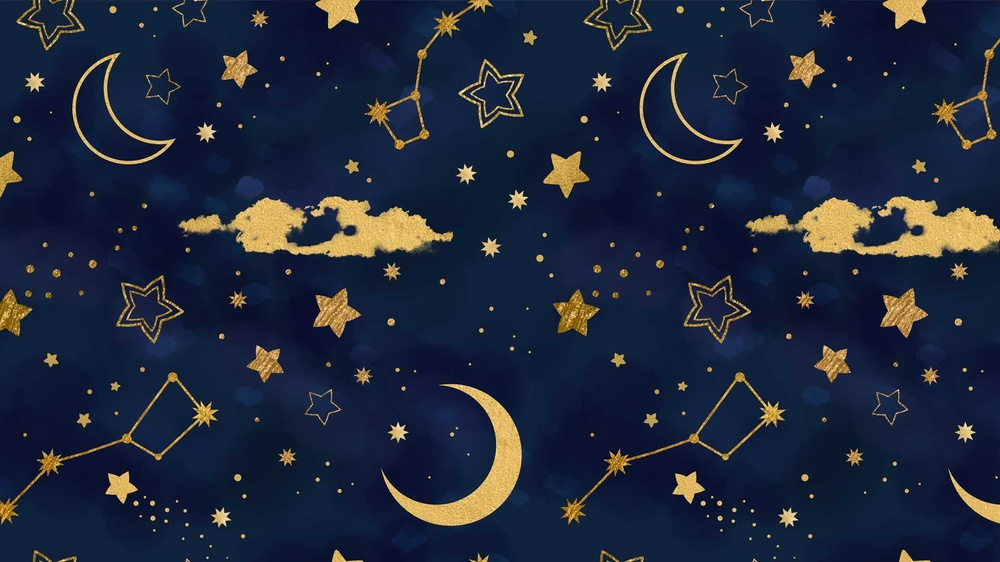
#> input picture HA1/Nabila_Adawy_DSP_HA1/Images/stars.jpg, 1000 x 562 px, shrunk from 1920 x 1080 before the run, found by its file name
$ jupyter execute Nabila_DSP_HA1.ipynb
#> lines starting #> are read from the running program, lines starting #| are printed output that depends on the picture
Nabila Adawy

n.roshdy@innopolis.university

B19-RO-01

Digital Signal Processing

Home Assignment 1

# Task 1

[cell 1]
from numpy.fft import fft, ifft, fft2, ifft2,fftfreq, fftshift, ifftshift
from numpy import linspace, sin, pi, conjugate
import matplotlib.image as mpimg
from matplotlib.pyplot import *
import numpy as np
import math

Noisy and Clean Signal Visualization

[cell 2]
y, y_e = [], []
n = 10000
T = linspace(0, 1, n)
for t in T:
  y_i = sin(2*pi*50*t) + sin(2*pi*120*t)
  y.append(y_i)

noise = np.random.normal(0.5,1.8,10000)
y_e = y + noise

figure(figsize=(30,10))
plot(T, y_e, lw=1, color='orange', label="noise signal", alpha = 0.8)
plot(T, y, color='k', linestyle='--', label="clean signal")
legend()
xlim([0,1])
xlabel("t")
ylabel("y(t)")
grid(True)
show()
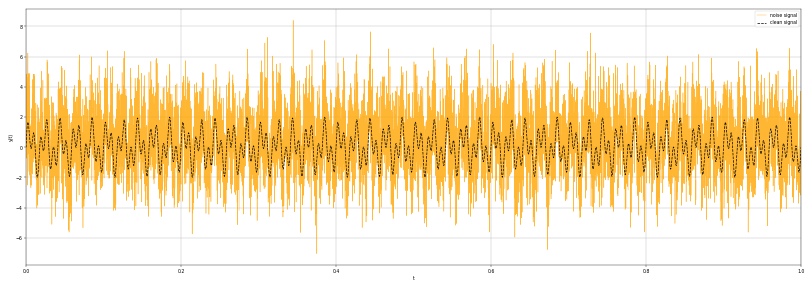
#> figure drawn by matplotlib, 1 panel; curve peaks at x = 0.345, y = 8.4; curve peaks at x = 0.585, y = 1.99

Fast Fourier Transform of the discretized function yϵ(t) and PDS Visualization

[cell 3]
y_fft = fft(y_e)
conj = conjugate(y_fft)
PDS = (y_fft * conj)/n
figure(figsize=(30,10))
plot(T, PDS.real, lw=1, color='red', label="PDS", alpha = 0.8)
legend()
xlim([0,1])
# ylim([0,35])
xlabel("freq")
ylabel("PDS")
grid(True)
show()
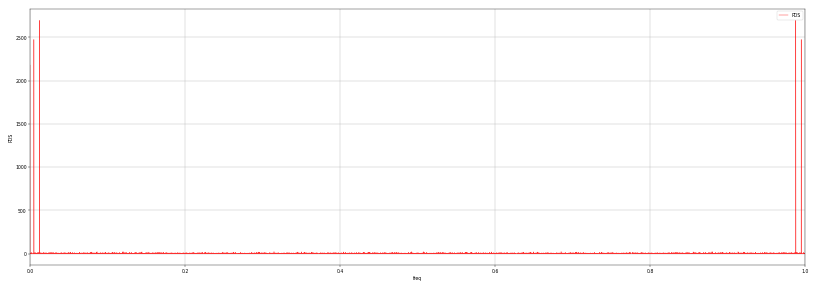
#> figure drawn by matplotlib, 1 panel; curve peaks at x = 0.012, y = 2696.9

Filtering the PDS from noise and visualizing it with the original PDS

[cell 4]
tau = 100
PDS_clean, index = [],[]
for i in range(len(PDS)):
  if PDS[i] > tau:
    PDS_clean.append(PDS[i])
    index.append(i)
  else: PDS_clean.append(0)

PDS_clean = np.array(PDS_clean)

figure(figsize=(30,10))
plot(T, PDS.real, lw=1, color='red', label="noisy PDS", alpha=0.8)
plot(T, PDS_clean.real, lw=1, color='green', label="clean PDS")
legend()
xlim([0,1])
# ylim([0,40])
xlabel("freq")
ylabel("PDS")
grid(True)
show()
#> figure, not shown here; curve peaks at x = 0.012, y = 2696.9; curve peaks at x = 0.012, y = 2696.9

Closer view of the Noisy and Filtered PDS Signal

[cell 5]
PDS_clean = np.array(PDS_clean)

figure(figsize=(30,10))
title("closer view")
plot(T, PDS.real, lw=1, color='red', label="noisy PDS", alpha=0.8)
plot(T, PDS_clean.real, lw=1, color='green', label="clean PDS")
legend()
xlim([0,1])
ylim([0,40])
xlabel("freq")
ylabel("PDS")
grid(True)
show()
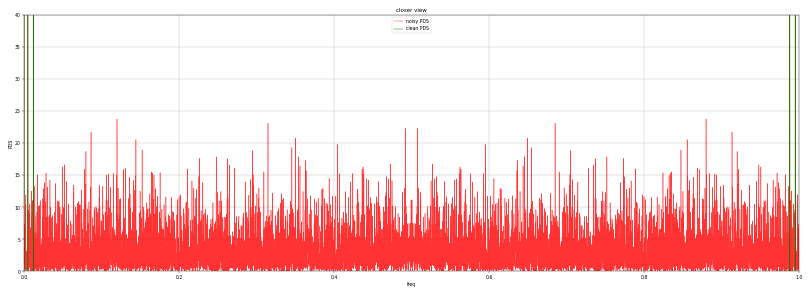
#> figure drawn by matplotlib, 1 panel; curve peaks at x = 0.012, y = 2696.9; curve peaks at x = 0.012, y = 2696.9

Filtering the discretized function yϵ(ω) and comput Inverse Fast Fourier Transform to reconstruct the original function.

[cell 6]
for i in range(len(y_fft)):
  if i not in index:
    y_fft[i] = 0

inv = ifft(y_fft)

figure(figsize=(30,10))
plot(T, inv.real, lw=1, color='purple', label="reconstructed signal")
legend()
xlim([0,1])
ylim([-8,8])
xlabel("t")
ylabel("y(t)")
grid(True)
show()
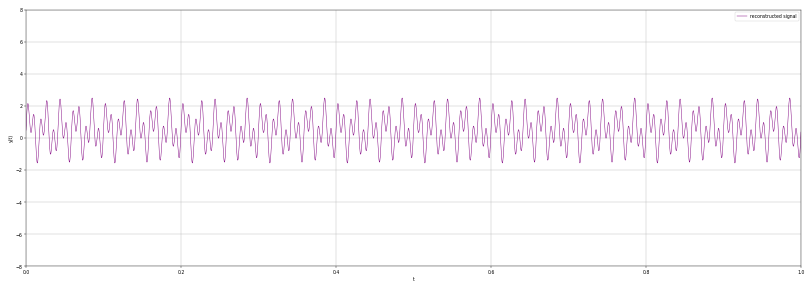
#> figure drawn by matplotlib, 1 panel; curve peaks at x = 0.0853, y = 2.49

# Task 2

Importing the Image and Display it

[cell 7]
pic = mpimg.imread('stars.jpg')
#> pic is the input picture: shape (562, 1000, 3); mean R, G, B 32.8, 40.9, 59.5
title("Original Image")
imshow(pic)
show()
print(pic.shape)
#| (562, 1000, 3)

Converting the Image into Gray Scale Format

[cell 8]
gray = lambda rgb : np.dot(rgb[... , :3] , [0.299 , 0.587, 0.114])
gray_pic = gray(pic)
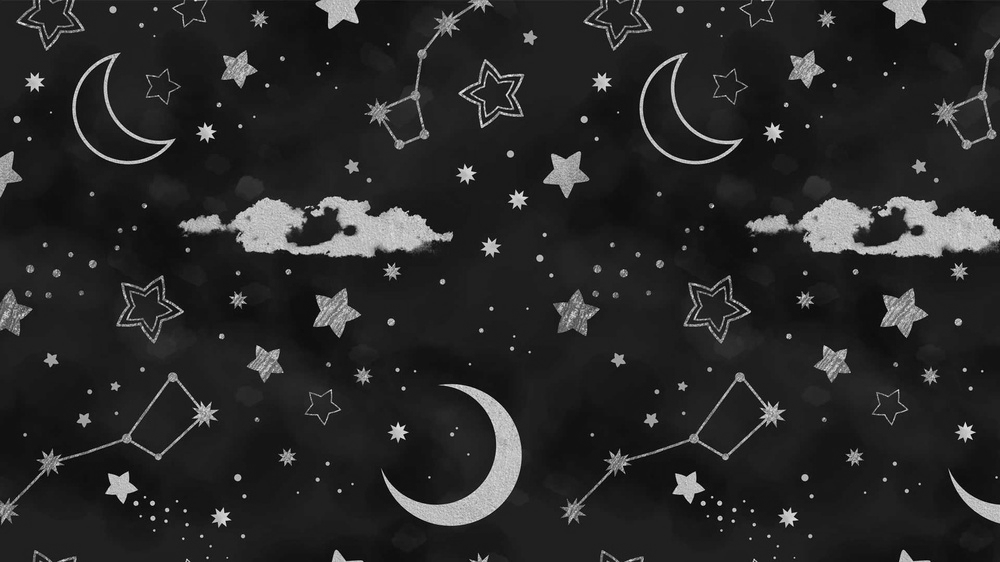
#> gray_pic: shape (562, 1000) float64; min 1.1, max 251, mean 40.6
title("Image in gray scale format")
imshow(gray_pic,cmap = get_cmap(name = 'gray'))
show()

Computing Fast Fourier Transform of the image and showing the obtained spectrum (after shifting the zero-frequency)

Computing the absolute of the spectrum, adding 1 and taking the natural logarithm.

[cell 9]
f2_A = fftshift(fft2(gray_pic))
spec = np.log(np.abs(f2_A)+1)
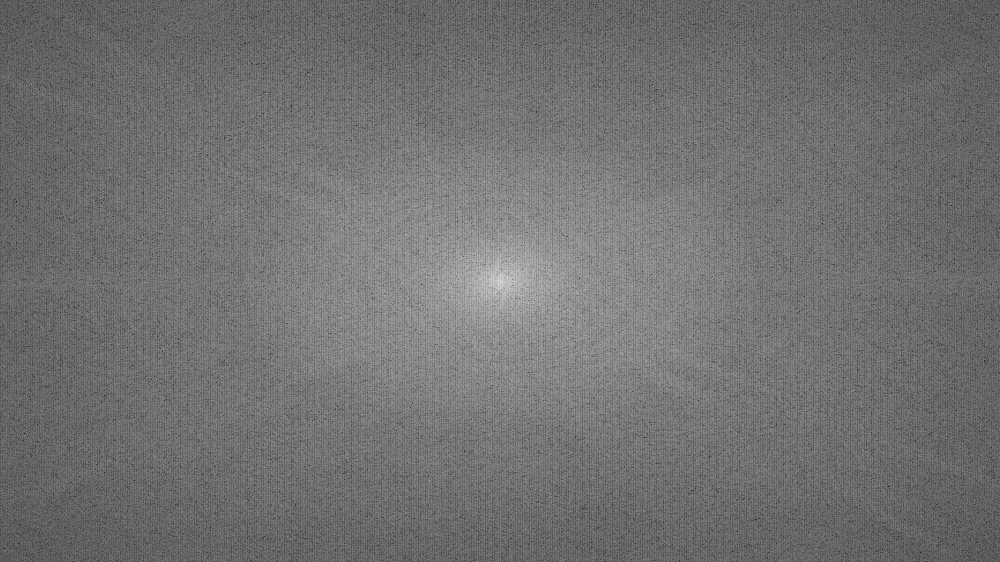
#> spec: shape (562, 1000) float64; min 1.87, max 16.94, mean 8.59; drawn with min black and max white
title("Image Spectrum")
imshow(spec, cmap = get_cmap(name = 'gray'))
show()

Reducing the dimensionality of the image from 2D array into 1D array. Then taking the absolute and Sorting it.

[cell 10]
w = f2_A.shape[0]
#> w = 562
h = f2_A.shape[1]
#> h = 1000

f_resh = np.reshape(f2_A, w*h)
A_f = np.abs(f_resh)
a = np.sort(A_f)

Setting a Value for τ, and Defining the threshold.

[cell 11]
tau = 0.1
b = math.floor((1-tau)*w*h)
#> b = 505800
threshold = a[b]
#> threshold = 21275.6

Filtering the spectrum by keeping the elements that are bigger than the threshold

[cell 12]
indices = []
A_f_spec = []
for i in range(len(A_f)):
  if A_f[i] > threshold:
    A_f_spec.append(A_f[i])
    indices.append(i)
  else:
    A_f_spec.append(0)
#> after the loop, A_f_spec = 562000 items; indices = 56199 items

A_f_2d = np.array(np.reshape(A_f_spec, (w,h)), dtype='uint8')
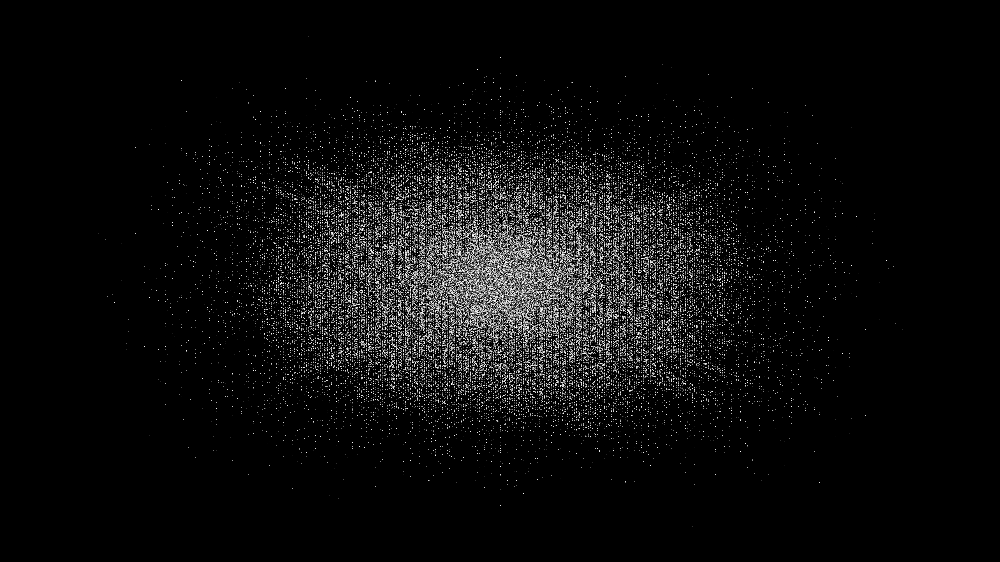
#> A_f_2d: shape (562, 1000); min 0, max 255, mean 12.7
title("Filtered Spectrum")
imshow(A_f_2d, cmap = get_cmap(name = 'gray'))
show()

Filtering the 2D image using the indices from the previous step

[cell 13]
for i in range(w):
  for j in range(h):
    if A_f_spec[i*h+j] > 0:
        f2_A[i,j] = f2_A[i,j]
    else:
        f2_A[i,j] = 0

Computing Inverse Fourier Transform and Inverse Shifting to obtain the reconstructed image

[cell 14]
recon = ifft2(ifftshift(f2_A))
title("Reconstruced image")
imshow(recon.real, cmap = get_cmap(name = 'gray'))
show()
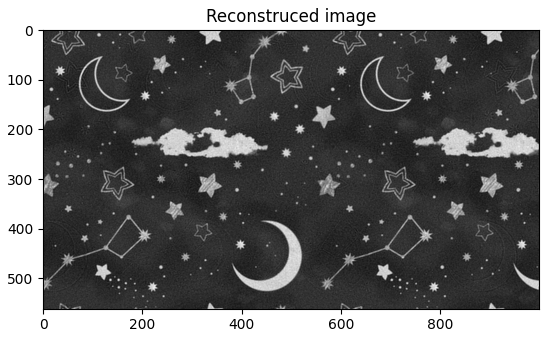
#> figure drawn by matplotlib, 1 panel
